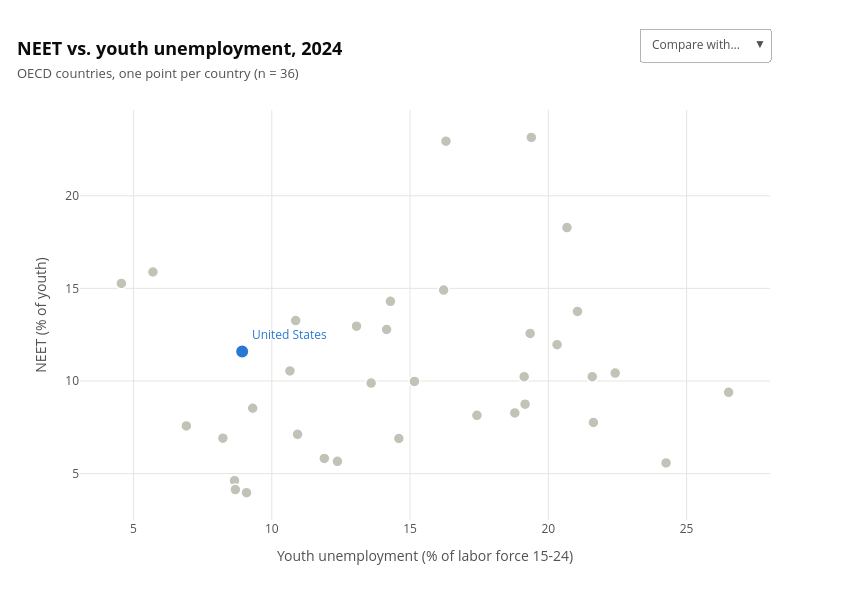

The notebook cell this image was saved under:
### Code cell
# NEET vs youth unemployment, 2024 cross-section: one observation per OECD country (interactive)
import plotly.graph_objects as go
from scipy.stats import pearsonr

oecd = ["AUS", "AUT", "BEL", "CAN", "CHE", "CHL", "COL", "CRI", "CZE", "DEU", "DNK", "ESP", "EST", "FIN", "FRA",
        "GBR", "GRC", "HUN", "IRL", "ISL", "ISR", "ITA", "JPN", "KOR", "LTU", "LUX", "LVA", "MEX", "NLD", "NOR",
        "NZL", "POL", "PRT", "SVK", "SVN", "SWE", "TUR", "USA"]

def fetch_2024(code):
    rows = requests.get(f"https://api.worldbank.org/v2/country/{';'.join(oecd)}/indicator/{code}",
                        params={"format": "json", "date": "2024", "per_page": 1000}, timeout=120).json()[1]
    return pd.DataFrame([(x["countryiso3code"], x["country"]["value"], x["value"]) for x in rows],
                        columns=["code", "name", "value"]).set_index("code")

neet_24, unemp_24 = fetch_2024("SL.UEM.NEET.ZS"), fetch_2024("SL.UEM.1524.NE.ZS")
cross = pd.DataFrame({"name": neet_24["name"], "NEET": neet_24["value"], "unemp": unemp_24["value"]}).dropna().sort_values("name")
res = pearsonr(cross["NEET"], cross["unemp"])
print(f"r = {res.statistic:.2f}, p = {res.pvalue:.3f}, n = {len(cross)}")

us, others = cross.loc["USA"], cross.drop("USA")
hover = "<b>%{customdata}</b><br>Youth unemployment: %{x:.1f}%<br>NEET: %{y:.1f}%<extra></extra>"
fig = go.Figure([
    go.Scatter(x=others["unemp"], y=others["NEET"], customdata=others["name"], mode="markers", name="Other OECD",
               marker=dict(size=11, color="#c3c2b7", line=dict(color="white", width=1.5)), hovertemplate=hover),
    go.Scatter(x=[us["unemp"]], y=[us["NEET"]], customdata=[us["name"]], text=["United States"], mode="markers+text",
               textposition="top right", textfont=dict(color="#2a78d6", size=12), name="United States",
               marker=dict(size=14, color="#2a78d6", line=dict(color="white", width=2)), hovertemplate=hover),
    go.Scatter(x=[], y=[], customdata=[], text=[], mode="markers+text", textposition="top right",
               textfont=dict(color="#e34948", size=12), name="Selected",
               marker=dict(size=14, color="#e34948", line=dict(color="white", width=2)), hovertemplate=hover),
])
# Dropdown: the chosen country is drawn as the red "Selected" trace
buttons = [dict(label="Compare with…", method="restyle", args=[{"x": [[]], "y": [[]], "customdata": [[]], "text": [[]]}, [2]])]
buttons += [dict(label=row["name"], method="restyle",
                 args=[{"x": [[row["unemp"]]], "y": [[row["NEET"]]], "customdata": [[row["name"]]], "text": [[row["name"]]]}, [2]])
            for _, row in others.iterrows()]
fig.update_layout(
    title=dict(text=f"<b>NEET vs. youth unemployment, 2024</b><br><span style='font-size:13px;color:#52514e'>"
                    f"OECD countries, one point per country2 (n = {len(cross)})</span>",
               x=0.02, xanchor="left", font=dict(size=18, color="#0b0b0b")),
    updatemenus=[dict(buttons=buttons, x=1, xanchor="right", y=1.12, yanchor="bottom", bgcolor="white",
                      bordercolor="#b5b4ae")],
    xaxis=dict(title="Youth unemployment (% of labor force 15-24)", gridcolor="#e6e5e0", zeroline=False),
    yaxis=dict(title="NEET (% of youth)", gridcolor="#e6e5e0", zeroline=False),
    plot_bgcolor="white", paper_bgcolor="white", font=dict(color="#52514e"), showlegend=False,
    width=850, height=600, margin=dict(t=110),
)
fig.write_html("fig_oecd_neet_vs_unemp_2024.html")
# website copy (used on the website): resizes to the screen, loads plotly.js from its CDN, and is
# phone-friendly: no drag/scroll zoom (a finger drag scrolls the page), no toolbar, no built-in title
# (the page has one). Plotly's dropdown is replaced by a native <select> (the phone's own picker), and
# tapping a point selects that country too.
import json
web = go.Figure(fig).update_layout(width=None, height=None, autosize=True, title=None, dragmode=False,
                                   margin=dict(l=55, r=15, t=15, b=55))
web.layout.updatemenus = ()  # drop Plotly's own dropdown (replaced by the <select> below)
web.update_xaxes(fixedrange=True, title="Youth unemployment (% of labor force)")  # shorter, fits phones
web.update_yaxes(fixedrange=True)
picker = json.dumps(others.sort_values("name")[["name", "unemp", "NEET"]].values.tolist())
post_script = """
var gd = document.getElementById('{plot_id}');
var data = PICKER;
var sel = document.createElement('select');
sel.style.cssText = 'display:block;font:16px system-ui,sans-serif;padding:8px;margin:0 0 6px;max-width:100%;';
sel.innerHTML = '<option value="">Compare with a country…</option>' +
  data.map(function (d, i) { return '<option value="' + i + '">' + d[0] + '</option>'; }).join('');
gd.parentNode.insertBefore(sel, gd);
function pick(i) {
  if (i === '') { Plotly.restyle(gd, {x: [[]], y: [[]], customdata: [[]], text: [[]]}, [2]); return; }
  var d = data[i];
  Plotly.restyle(gd, {x: [[d[1]]], y: [[d[2]]], customdata: [[d[0]]], text: [[d[0]]]}, [2]);
}
sel.addEventListener('change', function () { pick(sel.value); });
gd.on('plotly_click', function (ev) {
  var i = data.findIndex(function (d) { return d[0] === ev.points[0].customdata; });
  if (i >= 0) { sel.value = String(i); pick(String(i)); }
});
""".replace("PICKER", picker)
web.write_html("../frontend/public/charts/wb_oecd_scatter.html", include_plotlyjs="cdn",
               default_width="100%", default_height="480px", post_script=post_script,
               config={"responsive": True, "displayModeBar": False, "scrollZoom": False})
fig.show()

### Figure 1 — Plotly figure (JSON) as saved in the notebook; plotly's stock layout.template omitted (floating-point values rounded to 4 significant figures)
{"data": [{"customdata": ["Australia", "Austria", "Belgium", "Canada", "Chile", "Colombia", "Costa Rica", "Czechia", "Denmark", "Estonia", "Finland", "France", "Germany", "Greece", "Hungary", "Iceland", "Ireland", "Israel", "Italy", "Latvia", "Lithuania", "Luxembourg", "Mexico", "Netherlands", "New Zealand", "Norway", "Poland", "Portugal", "Slovak Republic", "Slovenia", "Spain", "Sweden", "Switzerland", "Turkiye", "United Kingdom"], "hovertemplate": "<b>%{customdata}</b><br>Youth unemployment: %{x:.1f}%<br>NEET: %{y:.1f}%<extra></extra>", "marker": {"color": "#c3c2b7", "line": {"color": "white", "width": 1.5}, "size": 11}, "mode": "markers", "name": "Other OECD", "type": "scatter", "x": [9.309, 10.86, 17.42, 13.06, 21.05, 19.39, 20.67, 8.653, 14.59, 19.13, 18.79, 19.34, 6.91, 22.42, 15.16, 9.087, 12.37, 4.561, 20.32, 13.59, 16.21, 21.59, 5.702, 8.683, 14.15, 11.9, 10.66, 21.63, 19.16, 10.93, 26.52, 24.26, 8.231, 16.3, 14.29], "y": [8.53, 13.27, 8.147, 12.96, 13.76, 23.15, 18.28, 4.617, 6.897, 10.23, 8.279, 12.57, 7.576, 10.43, 9.98, 3.975, 5.667, 15.27, 11.96, 9.89, 14.91, 10.23, 15.88, 4.14, 12.78, 5.818, 10.54, 7.761, 8.75, 7.125, 9.392, 5.576, 6.915, 22.95, 14.3]}, {"customdata": ["United States"], "hovertemplate": "<b>%{customdata}</b><br>Youth unemployment: %{x:.1f}%<br>NEET: %{y:.1f}%<extra></extra>", "marker": {"color": "#2a78d6", "line": {"color": "white", "width": 2}, "size": 14}, "mode": "markers+text", "name": "United States", "text": ["United States"], "textfont": {"color": "#2a78d6", "size": 12}, "textposition": "top right", "type": "scatter", "x": [8.929], "y": [11.6]}, {"customdata": [], "hovertemplate": "<b>%{customdata}</b><br>Youth unemployment: %{x:.1f}%<br>NEET: %{y:.1f}%<extra></extra>", "marker": {"color": "#e34948", "line": {"color": "white", "width": 2}, "size": 14}, "mode": "markers+text", "name": "Selected", "text": [], "textfont": {"color": "#e34948", "size": 12}, "textposition": "top right", "type": "scatter", "x": [], "y": []}], "layout": {"font": {"color": "#52514e"}, "height": 600, "margin": {"t": 110}, "paper_bgcolor": "white", "plot_bgcolor": "white", "showlegend": false, "title": {"font": {"color": "#0b0b0b", "size": 18}, "text": "<b>NEET vs. youth unemployment, 2024</b><br><span style='font-size:13px;color:#52514e'>OECD countries, one point per country (n = 36)</span>", "x": 0.02, "xanchor": "left"}, "updatemenus": [{"bgcolor": "white", "bordercolor": "#b5b4ae", "buttons": [{"args": [{"customdata": [[]], "text": [[]], "x": [[]], "y": [[]]}, [2]], "label": "Compare with…", "method": "restyle"}, {"args": [{"customdata": [["Australia"]], "text": [["Australia"]], "x": [[9.309]], "y": [[8.53]]}, [2]], "label": "Australia", "method": "restyle"}, {"args": [{"customdata": [["Austria"]], "text": [["Austria"]], "x": [[10.86]], "y": [[13.27]]}, [2]], "label": "Austria", "method": "restyle"}, {"args": [{"customdata": [["Belgium"]], "text": [["Belgium"]], "x": [[17.42]], "y": [[8.147]]}, [2]], "label": "Belgium", "method": "restyle"}, {"args": [{"customdata": [["Canada"]], "text": [["Canada"]], "x": [[13.06]], "y": [[12.96]]}, [2]], "label": "Canada", "method": "restyle"}, {"args": [{"customdata": [["Chile"]], "text": [["Chile"]], "x": [[21.05]], "y": [[13.76]]}, [2]], "label": "Chile", "method": "restyle"}, {"args": [{"customdata": [["Colombia"]], "text": [["Colombia"]], "x": [[19.39]], "y": [[23.15]]}, [2]], "label": "Colombia", "method": "restyle"}, {"args": [{"customdata": [["Costa Rica"]], "text": [["Costa Rica"]], "x": [[20.67]], "y": [[18.28]]}, [2]], "label": "Costa Rica", "method": "restyle"}, {"args": [{"customdata": [["Czechia"]], "text": [["Czechia"]], "x": [[8.653]], "y": [[4.617]]}, [2]], "label": "Czechia", "method": "restyle"}, {"args": [{"customdata": [["Denmark"]], "text": [["Denmark"]], "x": [[14.59]], "y": [[6.897]]}, [2]], "label": "Denmark", "method": "restyle"}, {"args": [{"customdata": [["Estonia"]], "text": [["Estonia"]], "x": [[19.13]], "y": [[10.23]]}, [2]], "label": "Estonia", "method": "restyle"}, {"args": [{"customdata": [["Finland"]], "text": [["Finland"]], "x": [[18.79]], "y": [[8.279]]}, [2]], "label": "Finland", "method": "restyle"}, {"args": [{"customdata": [["France"]], "text": [["France"]], "x": [[19.34]], "y": [[12.57]]}, [2]], "label": "France", "method": "restyle"}, {"args": [{"customdata": [["Germany"]], "text": [["Germany"]], "x": [[6.91]], "y": [[7.576]]}, [2]], "label": "Germany", "method": "restyle"}, {"args": [{"customdata": [["Greece"]], "text": [["Greece"]], "x": [[22.42]], "y": [[10.43]]}, [2]], "label": "Greece", "method": "restyle"}, {"args": [{"customdata": [["Hungary"]], "text": [["Hungary"]], "x": [[15.16]], "y": [[9.98]]}, [2]], "label": "Hungary", "method": "restyle"}, {"args": [{"customdata": [["Iceland"]], "text": [["Iceland"]], "x": [[9.087]], "y": [[3.975]]}, [2]], "label": "Iceland", "method": "restyle"}, {"args": [{"customdata": [["Ireland"]], "text": [["Ireland"]], "x": [[12.37]], "y": [[5.667]]}, [2]], "label": "Ireland", "method": "restyle"}, {"args": [{"customdata": [["Israel"]], "text": [["Israel"]], "x": [[4.561]], "y": [[15.27]]}, [2]], "label": "Israel", "method": "restyle"}, {"args": [{"customdata": [["Italy"]], "text": [["Italy"]], "x": [[20.32]], "y": [[11.96]]}, [2]], "label": "Italy", "method": "restyle"}, {"args": [{"customdata": [["Latvia"]], "text": [["Latvia"]], "x": [[13.59]], "y": [[9.89]]}, [2]], "label": "Latvia", "method": "restyle"}, {"args": [{"customdata": [["Lithuania"]], "text": [["Lithuania"]], "x": [[16.21]], "y": [[14.91]]}, [2]], "label": "Lithuania", "method": "restyle"}, {"args": [{"customdata": [["Luxembourg"]], "text": [["Luxembourg"]], "x": [[21.59]], "y": [[10.23]]}, [2]], "label": "Luxembourg", "method": "restyle"}, {"args": [{"customdata": [["Mexico"]], "text": [["Mexico"]], "x": [[5.702]], "y": [[15.88]]}, [2]], "label": "Mexico", "method": "restyle"}, {"args": [{"customdata": [["Netherlands"]], "text": [["Netherlands"]], "x": [[8.683]], "y": [[4.14]]}, [2]], "label": "Netherlands", "method": "restyle"}, {"args": [{"customdata": [["New Zealand"]], "text": [["New Zealand"]], "x": [[14.15]], "y": [[12.78]]}, [2]], "label": "New Zealand", "method": "restyle"}, {"args": [{"customdata": [["Norway"]], "text": [["Norway"]], "x": [[11.9]], "y": [[5.818]]}, [2]], "label": "Norway", "method": "restyle"}, {"args": [{"customdata": [["Poland"]], "text": [["Poland"]], "x": [[10.66]], "y": [[10.54]]}, [2]], "label": "Poland", "method": "restyle"}, {"args": [{"customdata": [["Portugal"]], "text": [["Portugal"]], "x": [[21.63]], "y": [[7.761]]}, [2]], "label": "Portugal", "method": "restyle"}, {"args": [{"customdata": [["Slovak Republic"]], "text": [["Slovak Republic"]], "x": [[19.16]], "y": [[8.75]]}, [2]], "label": "Slovak Republic", "method": "restyle"}, {"args": [{"customdata": [["Slovenia"]], "text": [["Slovenia"]], "x": [[10.93]], "y": [[7.125]]}, [2]], "label": "Slovenia", "method": "restyle"}, {"args": [{"customdata": [["Spain"]], "text": [["Spain"]], "x": [[26.52]], "y": [[9.392]]}, [2]], "label": "Spain", "method": "restyle"}, {"args": [{"customdata": [["Sweden"]], "text": [["Sweden"]], "x": [[24.26]], "y": [[5.576]]}, [2]], "label": "Sweden", "method": "restyle"}, {"args": [{"customdata": [["Switzerland"]], "text": [["Switzerland"]], "x": [[8.231]], "y": [[6.915]]}, [2]], "label": "Switzerland", "method": "restyle"}, {"args": [{"customdata": [["Turkiye"]], "text": [["Turkiye"]], "x": [[16.3]], "y": [[22.95]]}, [2]], "label": "Turkiye", "method": "restyle"}, {"args": [{"customdata": [["United Kingdom"]], "text": [["United Kingdom"]], "x": [[14.29]], "y": [[14.3]]}, [2]], "label": "United Kingdom", "method": "restyle"}], "x": 1, "xanchor": "right", "y": 1.12, "yanchor": "bottom"}], "width": 850, "xaxis": {"gridcolor": "#e6e5e0", "title": {"text": "Youth unemployment (% of labor force 15-24)"}, "zeroline": false}, "yaxis": {"gridcolor": "#e6e5e0", "title": {"text": "NEET (% of youth)"}, "zeroline": false}}}
